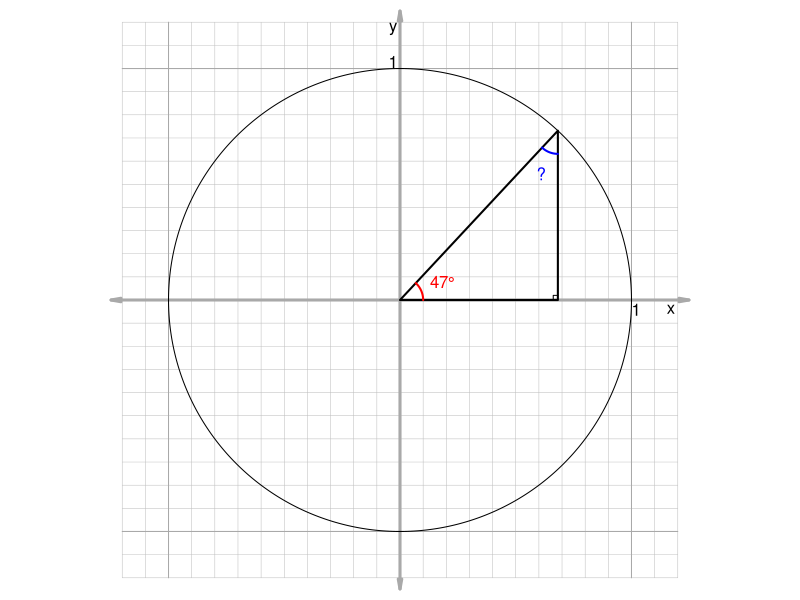

Generate this figure with R:
## ---- chunk 1

deg1 = round(runif(1,15,75),1)
deg2 = 90-deg1


## ---- chunk 2
par(mar=c(0,0,0,0),pty="s")
dd = 1.2
plot(0,0,"n",xlim=c(-dd,dd),ylim=c(-dd,dd),axes=F,ann=F)
for(i in seq(-dd,dd,0.1)){
    lines(c(i,i),c(-dd,dd),col="grey",lwd=0.5)
    lines(c(-dd,dd),c(i,i),col="grey",lwd=0.5)
}
for(i in seq(-1,1,1)){
    lines(c(i,i),c(-dd,dd),col="darkgrey",lwd=1)
    lines(c(-dd,dd),c(i,i),col="darkgrey",lwd=1)
}
arrows(-dd*1.04,0,dd*1.04,0,0.1,10,3,lwd=3,col="darkgrey")
arrows(0,-dd*1.04,0,dd*1.04,0.1,10,3,lwd=3,col="darkgrey")
text(1.02,-0.04,"1")
text(-0.03,1.03,"1")
text(1.17,-0.04,"x")
text(-0.03,1.17,"y")

th = seq(0,2*pi,pi/360)
lines(cos(th),sin(th))

rad1 = deg1*pi/180

polygon(c(0,cos(rad1),cos(rad1)),c(0,sin(rad1),0),border="black",lwd=2)
db = 0.02
lines(c(cos(rad1)-db,cos(rad1)-db,cos(rad1)),
      c(0,db,db))


th2 = seq(0,rad1,pi/360)
lines(0.1*cos(th2),0.1*sin(th2),col="red",lwd=2)
text(0.2*cos(rad1/2),0.2*sin(rad1/2),paste0(deg1,"°",collapse=""),col="red")

rad2 = deg2*pi/180
th3 = seq(3*pi/2-rad2,3*pi/2,pi/360)
lines(cos(rad1)+0.1*cos(th3),sin(rad1)+0.1*sin(th3),col="blue",lwd=2)
text(cos(rad1)+0.2*cos(-pi/2-rad2/2),
     sin(rad1)+0.2*sin(-pi/2-rad2/2),"?",col="blue")
